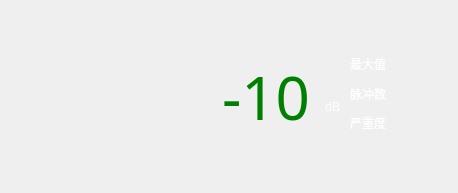
<?xml version="1.0" encoding="UTF-8"?>
<ui version="4.0">
 <class>UHFWidget</class>
 <widget class="QWidget" name="UHFWidget">
  <property name="geometry">
   <rect>
    <x>0</x>
    <y>0</y>
    <width>458</width>
    <height>193</height>
   </rect>
  </property>
  <property name="windowTitle">
   <string>Form</string>
  </property>
  <widget class="QWidget" name="layoutWidget">
   <property name="geometry">
    <rect>
     <x>220</x>
     <y>60</y>
     <width>120</width>
     <height>72</height>
    </rect>
   </property>
   <layout class="QHBoxLayout" name="layout_val">
    <item>
     <widget class="QLabel" name="label_val">
      <property name="minimumSize">
       <size>
        <width>90</width>
        <height>0</height>
       </size>
      </property>
      <property name="styleSheet">
       <string notr="true">QLabel {font-family:WenQuanYi Micro Hei;font-size:60px;color:green}</string>
      </property>
      <property name="text">
       <string notr="true">-10</string>
      </property>
      <property name="alignment">
       <set>Qt::AlignRight|Qt::AlignTrailing|Qt::AlignVCenter</set>
      </property>
     </widget>
    </item>
    <item>
     <layout class="QVBoxLayout" name="verticalLayout">
      <item>
       <spacer name="verticalSpacer">
        <property name="orientation">
         <enum>Qt::Vertical</enum>
        </property>
        <property name="sizeHint" stdset="0">
         <size>
          <width>20</width>
          <height>40</height>
         </size>
        </property>
       </spacer>
      </item>
      <item>
       <widget class="QLabel" name="label_8">
        <property name="styleSheet">
         <string notr="true">QLabel {color:white;}</string>
        </property>
        <property name="text">
         <string notr="true">dB</string>
        </property>
        <property name="alignment">
         <set>Qt::AlignBottom|Qt::AlignRight|Qt::AlignTrailing</set>
        </property>
       </widget>
      </item>
      <item>
       <spacer name="verticalSpacer_2">
        <property name="orientation">
         <enum>Qt::Vertical</enum>
        </property>
        <property name="sizeHint" stdset="0">
         <size>
          <width>20</width>
          <height>5</height>
         </size>
        </property>
       </spacer>
      </item>
     </layout>
    </item>
   </layout>
  </widget>
  <widget class="QWidget" name="widget" native="true">
   <property name="geometry">
    <rect>
     <x>10</x>
     <y>35</y>
     <width>221</width>
     <height>151</height>
    </rect>
   </property>
  </widget>
  <widget class="QWidget" name="layoutWidget1">
   <property name="geometry">
    <rect>
     <x>350</x>
     <y>52</y>
     <width>102</width>
     <height>83</height>
    </rect>
   </property>
   <layout class="QVBoxLayout" name="layout_max">
    <item>
     <widget class="QLabel" name="label_max">
      <property name="minimumSize">
       <size>
        <width>100</width>
        <height>0</height>
       </size>
      </property>
      <property name="styleSheet">
       <string notr="true">QLabel {color:white;}</string>
      </property>
      <property name="text">
       <string>最大值</string>
      </property>
     </widget>
    </item>
    <item>
     <widget class="QLabel" name="label_pluse">
      <property name="styleSheet">
       <string notr="true">QLabel {color:white;}</string>
      </property>
      <property name="text">
       <string>脉冲数</string>
      </property>
     </widget>
    </item>
    <item>
     <widget class="QLabel" name="label_degree">
      <property name="styleSheet">
       <string notr="true">QLabel {color:white;}</string>
      </property>
      <property name="text">
       <string>严重度</string>
      </property>
     </widget>
    </item>
   </layout>
  </widget>
 </widget>
 <resources/>
 <connections/>
</ui>
